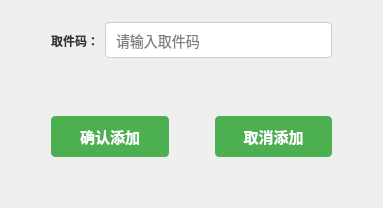
<?xml version="1.0" encoding="UTF-8"?>
<ui version="4.0">
 <class>postman_code</class>
 <widget class="QDialog" name="postman_code">
  <property name="geometry">
   <rect>
    <x>0</x>
    <y>0</y>
    <width>383</width>
    <height>208</height>
   </rect>
  </property>
  <property name="windowTitle">
   <string>录入取件码</string>
  </property>
  <layout class="QVBoxLayout" name="verticalLayout">
   <item>
    <layout class="QHBoxLayout" name="horizontalLayout_2">
     <item>
      <spacer name="horizontalSpacer_3">
       <property name="orientation">
        <enum>Qt::Vertical</enum>
       </property>
       <property name="sizeHint" stdset="0">
        <size>
         <width>0</width>
         <height>0</height>
        </size>
       </property>
      </spacer>
     </item>
     <item>
      <spacer name="horizontalSpacer_6">
       <property name="orientation">
        <enum>Qt::Horizontal</enum>
       </property>
       <property name="sizeType">
        <enum>QSizePolicy::Minimum</enum>
       </property>
       <property name="sizeHint" stdset="0">
        <size>
         <width>40</width>
         <height>20</height>
        </size>
       </property>
      </spacer>
     </item>
     <item>
      <widget class="QLabel" name="label">
       <property name="styleSheet">
        <string notr="true">
                                    color: #333;
                                    font: 14px &quot;幼圆&quot;;
                                    font-weight: bold;
                                </string>
       </property>
       <property name="text">
        <string>取件码：</string>
       </property>
      </widget>
     </item>
     <item>
      <widget class="QLineEdit" name="lineEdit">
       <property name="styleSheet">
        <string notr="true">
                                    padding: 8px;
                                    font-size: 14px;
                                    border: 1px solid #ccc;
                                    border-radius: 4px;
                                </string>
       </property>
       <property name="placeholderText">
        <string>请输入取件码 </string>
       </property>
      </widget>
     </item>
     <item>
      <spacer name="horizontalSpacer_7">
       <property name="orientation">
        <enum>Qt::Horizontal</enum>
       </property>
       <property name="sizeType">
        <enum>QSizePolicy::Minimum</enum>
       </property>
       <property name="sizeHint" stdset="0">
        <size>
         <width>40</width>
         <height>20</height>
        </size>
       </property>
      </spacer>
     </item>
     <item>
      <spacer name="horizontalSpacer_2">
       <property name="orientation">
        <enum>Qt::Vertical</enum>
       </property>
       <property name="sizeHint" stdset="0">
        <size>
         <width>0</width>
         <height>0</height>
        </size>
       </property>
      </spacer>
     </item>
    </layout>
   </item>
   <item>
    <spacer name="verticalSpacer_2">
     <property name="orientation">
      <enum>Qt::Vertical</enum>
     </property>
     <property name="sizeType">
      <enum>QSizePolicy::Minimum</enum>
     </property>
     <property name="sizeHint" stdset="0">
      <size>
       <width>20</width>
       <height>40</height>
      </size>
     </property>
    </spacer>
   </item>
   <item>
    <layout class="QHBoxLayout" name="horizontalLayout">
     <item>
      <spacer name="horizontalSpacer_4">
       <property name="orientation">
        <enum>Qt::Horizontal</enum>
       </property>
       <property name="sizeType">
        <enum>QSizePolicy::Preferred</enum>
       </property>
       <property name="sizeHint" stdset="0">
        <size>
         <width>40</width>
         <height>20</height>
        </size>
       </property>
      </spacer>
     </item>
     <item>
      <widget class="QPushButton" name="buttonConfirm">
       <property name="styleSheet">
        <string notr="true">
           QPushButton {
                padding: 8px 16px;
                font-size: 15px;
                font-weight: bold;
                border: 1px solid #4CAF50;
                border-radius: 4px;
                color: #fff;
                background-color: #4CAF50;
            }

            QPushButton:hover {
                background-color: #45a049;
                border: 1px solid #45a049;
            }

        </string>
       </property>
       <property name="text">
        <string>确认添加</string>
       </property>
      </widget>
     </item>
     <item>
      <spacer name="horizontalSpacer">
       <property name="orientation">
        <enum>Qt::Horizontal</enum>
       </property>
       <property name="sizeType">
        <enum>QSizePolicy::Preferred</enum>
       </property>
       <property name="sizeHint" stdset="0">
        <size>
         <width>40</width>
         <height>20</height>
        </size>
       </property>
      </spacer>
     </item>
     <item>
      <widget class="QPushButton" name="buttonCancle">
       <property name="styleSheet">
        <string notr="true">
           QPushButton {
                padding: 8px 16px;
                font-size: 15px;
                font-weight: bold;
                border: 1px solid #4CAF50;
                border-radius: 4px;
                color: #fff;
                background-color: #4CAF50;
            }

            QPushButton:hover {
                background-color: #45a049;
                border: 1px solid #45a049;
            }

        </string>
       </property>
       <property name="text">
        <string>取消添加</string>
       </property>
      </widget>
     </item>
     <item>
      <spacer name="horizontalSpacer_5">
       <property name="orientation">
        <enum>Qt::Horizontal</enum>
       </property>
       <property name="sizeType">
        <enum>QSizePolicy::Preferred</enum>
       </property>
       <property name="sizeHint" stdset="0">
        <size>
         <width>40</width>
         <height>20</height>
        </size>
       </property>
      </spacer>
     </item>
    </layout>
   </item>
   <item>
    <spacer name="verticalSpacer">
     <property name="orientation">
      <enum>Qt::Vertical</enum>
     </property>
     <property name="sizeType">
      <enum>QSizePolicy::Minimum</enum>
     </property>
     <property name="sizeHint" stdset="0">
      <size>
       <width>20</width>
       <height>40</height>
      </size>
     </property>
    </spacer>
   </item>
  </layout>
 </widget>
 <resources/>
 <connections/>
</ui>
